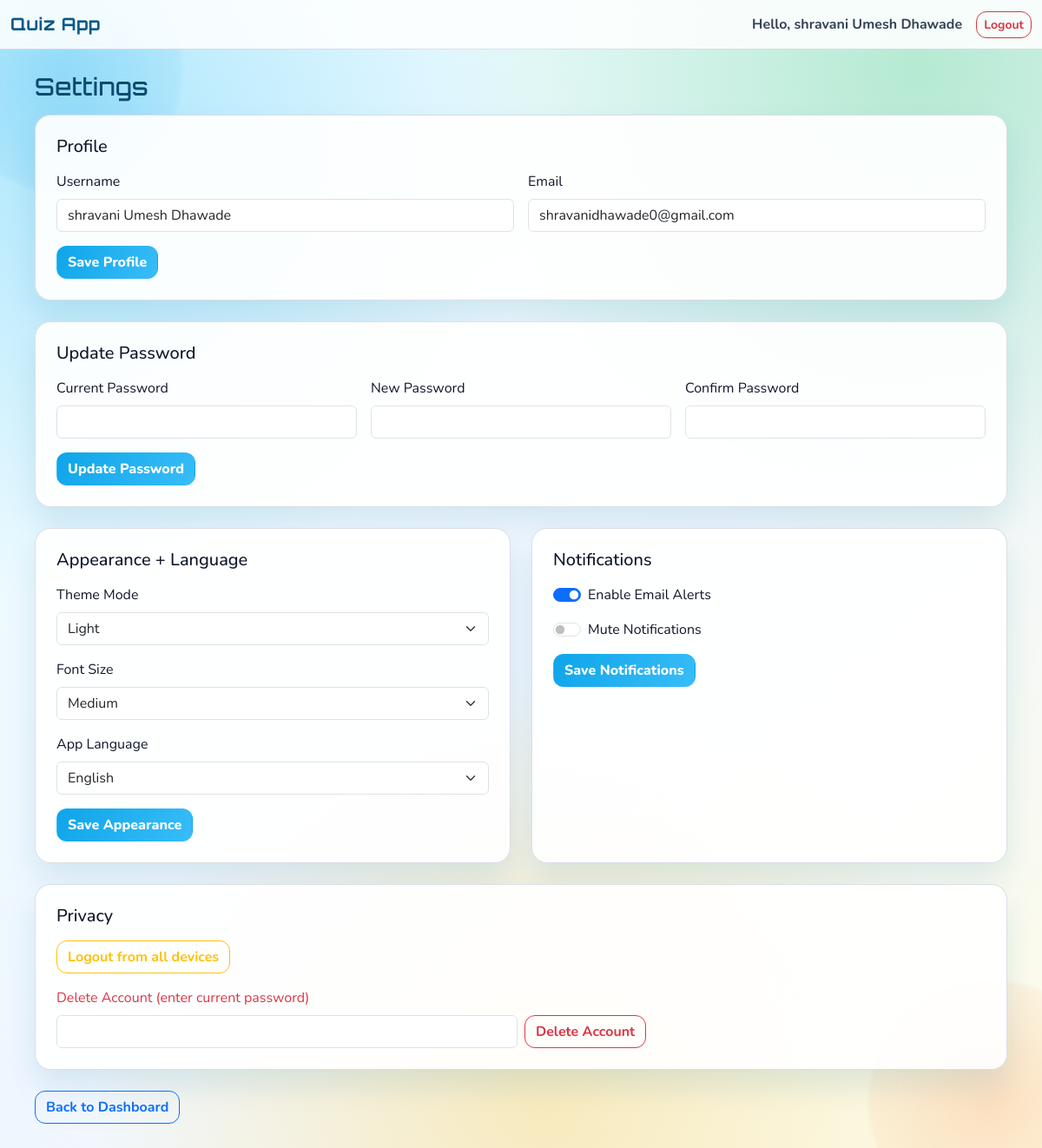
/settings (signed in), run on the app's committed database.
### tables this page shows
CREATE TABLE Users(
            user_id INTEGER PRIMARY KEY AUTOINCREMENT,
            username TEXT NOT NULL,
            email TEXT UNIQUE NOT NULL,
            password TEXT NOT NULL,
            role TEXT NOT NULL,
            profile_pic TEXT,
            avatar TEXT
        , department TEXT DEFAULT 'Computer', theme_mode TEXT DEFAULT 'light', font_scale TEXT DEFAULT 'medium', app_language TEXT DEFAULT 'en', email_alerts INTEGER DEFAULT 1, mute_notifications INTEGER DEFAULT 0, session_version INTEGER DEFAULT 0);

### app.py (the view)
@app.route('/settings')
@login_required
def settings():
    user_id = session['user_id']
    with get_db_connection() as conn:
        user = conn.execute(
            """
            SELECT username, email, role,
                   COALESCE(theme_mode, 'light') AS theme_mode,
                   COALESCE(font_scale, 'medium') AS font_scale,
                   COALESCE(app_language, 'en') AS app_language,
                   COALESCE(email_alerts, 1) AS email_alerts,
                   COALESCE(mute_notifications, 0) AS mute_notifications
            FROM Users
            WHERE user_id=?
            """,
            (user_id,)
        ).fetchone()
    if not user:
        session.clear()
        flash("Account not found. Please login again.")
        return redirect(url_for('login'))
    return render_template('shared/settings.html', user=user)

### app.py (called while the page is built)
def get_db_connection():
    return DBConnection(DATABASE)

def login_required(f):
    @wraps(f)
    def decorated_function(*args, **kwargs):
        if 'user_id' not in session:
            flash("Please login first")
            return redirect(url_for('login'))
        return f(*args, **kwargs)
    return decorated_function

    def __enter__(self):
        return self.conn

    def __exit__(self, exc_type, exc_val, exc_tb):
        if exc_type is None:
            self.conn.commit()
        else:
            self.conn.rollback()
        self.conn.close()

### templates/shared/settings.html (shortened to what this page needs)
<!DOCTYPE html>
<html lang="en">
<head>
    <link href="https://cdn.jsdelivr.net/npm/bootstrap@5.3.2/dist/css/bootstrap.min.css" rel="stylesheet">
    <link href="{{ url_for('static', filename='css/ui-system.css') }}" rel="stylesheet">
</head>
<body class="app-bg theme-{{ session.get('theme_mode', 'light') }} font-{{ session.get('font_scale', 'medium') }}">
    {% set lang = session.get('app_language', 'en') %}
    <nav class="navbar navbar-expand-lg topbar">
        <div class="container-fluid">
            <span class="navbar-brand">Quiz App</span>
            <div class="d-flex align-items-center gap-2">
                <span class="hello me-2">{{ 'Hello' if lang == 'en' else 'नमस्कार' }}, {{ session['username'] }}</span>
                <a href="/logout" class="btn btn-outline-danger btn-sm">{{ 'Logout' if lang == 'en' else 'लॉगआउट' }}</a>
            </div>
        </div>
    </nav>
    <div class="page-wrap">
        <h1 class="page-title">{{ 'Settings' if lang == 'en' else 'सेटिंग्ज' }}</h1>
        <div class="row g-4">
            <div class="col-12">
                <div class="glass-card p-4">
                    <h2 class="h5 mb-3">{{ 'Profile' if lang == 'en' else 'प्रोफाइल' }}</h2>
                    <form method="POST" action="{{ url_for('update_profile') }}" class="row g-3">
                        <div class="col-md-6">
                            <label class="form-label">{{ 'Username' if lang == 'en' else 'यूजरनेम' }}</label>
                            <input type="text" name="username" class="form-control" value="{{ user['username'] }}" required>
                        </div>
                        <div class="col-md-6">
                            <label class="form-label">{{ 'Email' if lang == 'en' else 'ईमेल' }}</label>
                            <input type="email" name="email" class="form-control" value="{{ user['email'] }}" required>
                        </div>
                        <div class="col-12">
                            <button type="submit" class="btn btn-brand">{{ 'Save Profile' if lang == 'en' else 'प्रोफाइल सेव्ह करा' }}</button>
                        </div>
                    </form>
                </div>
            </div>
            <div class="col-12">
                <div class="glass-card p-4">
                    <h2 class="h5 mb-3">{{ 'Update Password' if lang == 'en' else 'पासवर्ड अपडेट करा' }}</h2>
                    <form method="POST" action="{{ url_for('update_password') }}" class="row g-3">
                        <div class="col-md-4">
                            <label class="form-label">{{ 'Current Password' if lang == 'en' else 'सध्याचा पासवर्ड' }}</label>
                            <input type="password" name="current_password" class="form-control" required>
                        </div>
                        <div class="col-md-4">
                            <label class="form-label">{{ 'New Password' if lang == 'en' else 'नवीन पासवर्ड' }}</label>
                            <input type="password" name="new_password" class="form-control" required>
                        </div>
                        <div class="col-md-4">
                            <label class="form-label">{{ 'Confirm Password' if lang == 'en' else 'पासवर्ड खात्री' }}</label>
                            <input type="password" name="confirm_password" class="form-control" required>
                        </div>
                        <div class="col-12">
                            <button type="submit" class="btn btn-brand">{{ 'Update Password' if lang == 'en' else 'पासवर्ड अपडेट करा' }}</button>
                        </div>
                    </form>
                </div>
            </div>
            <div class="col-12 col-lg-6">
                <div class="glass-card p-4 h-100">
                    <h2 class="h5 mb-3">{{ 'Appearance + Language' if lang == 'en' else 'दिसणे + भाषा' }}</h2>
                    <form method="POST" action="{{ url_for('update_appearance') }}" class="row g-3">
                        <div class="col-12">
                            <label class="form-label">{{ 'Theme Mode' if lang == 'en' else 'थीम मोड' }}</label>
                            <select name="theme_mode" class="form-select">
                                <option value="light" {% if user['theme_mode'] == 'light' %}selected{% endif %}>{{ 'Light' if lang == 'en' else 'लाईट' }}</option>
                            </select>
                        </div>
                        <div class="col-12">
                            <label class="form-label">Font Size</label>
                            <select name="font_scale" class="form-select">
                                <option value="medium" {% if user['font_scale'] == 'medium' %}selected{% endif %}>{{ 'Medium' if lang == 'en' else 'मध्यम' }}</option>
                            </select>
                        </div>
                        <div class="col-12">
                            <label class="form-label">{{ 'App Language' if lang == 'en' else 'अ‍ॅप भाषा' }}</label>
                            <select name="app_language" class="form-select">
                                <option value="en" {% if user['app_language'] == 'en' %}selected{% endif %}>English</option>
                            </select>
                        </div>
                        <div class="col-12">
                            <button type="submit" class="btn btn-brand">{{ 'Save Appearance' if lang == 'en' else 'सेव्ह करा' }}</button>
                        </div>
                    </form>
                </div>
            </div>
            <div class="col-12 col-lg-6">
                <div class="glass-card p-4 h-100">
                    <h2 class="h5 mb-3">{{ 'Notifications' if lang == 'en' else 'सूचना' }}</h2>
                    <form method="POST" action="{{ url_for('update_notifications') }}">
                        <div class="form-check form-switch mb-3">
                            <input class="form-check-input" type="checkbox" name="email_alerts" id="email_alerts" {% if user['email_alerts'] == 1 %}checked{% endif %}>
                            <label class="form-check-label" for="email_alerts">{{ 'Enable Email Alerts' if lang == 'en' else 'ईमेल अलर्ट सुरू करा' }}</label>
                        </div>
                        <div class="form-check form-switch mb-3">
                            <input class="form-check-input" type="checkbox" name="mute_notifications" id="mute_notifications" {% if user['mute_notifications'] == 1 %}checked{% endif %}>
                            <label class="form-check-label" for="mute_notifications">{{ 'Mute Notifications' if lang == 'en' else 'सूचना म्यूट करा' }}</label>
                        </div>
                        <button type="submit" class="btn btn-brand">{{ 'Save Notifications' if lang == 'en' else 'सूचना सेव्ह करा' }}</button>
                    </form>
                </div>
            </div>
            <div class="col-12">
                <div class="glass-card p-4">
                    <h2 class="h5 mb-3">{{ 'Privacy' if lang == 'en' else 'गोपनीयता' }}</h2>
                    <div class="d-flex flex-wrap gap-2 mb-3">
                        <form method="POST" action="{{ url_for('logout_all_devices') }}">
                            <button type="submit" class="btn btn-outline-warning">{{ 'Logout from all devices' if lang == 'en' else 'सर्व डिव्हाइसवरून लॉगआउट' }}</button>
                        </form>
                    </div>
                    <form method="POST" action="{{ url_for('delete_account') }}" class="row g-2 align-items-end" onsubmit="return confirm('Delete account permanently?');">
                        <div class="col-md-6">
                            <label class="form-label text-danger">{{ 'Delete Account (enter current password)' if lang == 'en' else 'अकाउंट डिलीट (सध्याचा पासवर्ड टाका)' }}</label>
                            <input type="password" name="current_password" class="form-control" required>
                        </div>
                        <div class="col-md-6">
                            <button type="submit" class="btn btn-outline-danger">{{ 'Delete Account' if lang == 'en' else 'अकाउंट डिलीट करा' }}</button>
                        </div>
                    </form>
                </div>
            </div>
            <div class="col-12">
                <div class="d-flex gap-2">
                    {% if session.get('role') == 'Teacher' %}
                    <a href="/teacher_dashboard" class="btn btn-outline-primary">{{ 'Back to Dashboard' if lang == 'en' else 'डॅशबोर्डवर जा' }}</a>
                    {% else %}
                    <a href="/student_dashboard" class="btn btn-outline-primary">{{ 'Back to Dashboard' if lang == 'en' else 'डॅशबोर्डवर जा' }}</a>
                    {% endif %}
                </div>
            </div>
        </div>
    </div>
</body>
</html>

### static/css/ui-system.css (style rules this page uses)
:root { --bg-a: #ecfeff; --bg-b: #eff6ff; --bg-c: #fefce8; --brand: #0ea5e9; --brand-dark: #0284c7; --success: #22c55e; --success-dark: #16a34a; --accent: #f97316; --text: #0f172a; --muted: #475569; --card: rgba(255, 255, 255, 0.92); --border: rgba(148, 163, 184, 0.35); }
body.app-bg.font-medium { font-size: 16px; }
* { box-sizing: border-box; }
body.app-bg { min-height: 100vh; background: radial-gradient(circle at 8% 12%, rgba(56, 189, 248, 0.35), transparent 33%), radial-gradient(circle at 88% 6%, rgba(34, 197, 94, 0.28), transparent 34%), radial-gradient(circle at 52% 96%, rgba(251, 191, 36, 0.26), transparent 36%), linear-gradient(140deg, var(--bg-a), var(--bg-b) 55%, var(--bg-c)); font-family: 'Nunito', sans-serif; color: var(--text); position: relative; overflow-x: hidden; }
body.app-bg::before, body.app-bg::after { content: ""; position: fixed; width: 280px; height: 280px; border-radius: 50%; filter: blur(2px); z-index: -1; animation: floatBlob 9s ease-in-out infinite; }
body.app-bg::before { top: -60px; left: -70px; background: radial-gradient(circle, rgba(14, 165, 233, 0.22), rgba(14, 165, 233, 0)); }
body.app-bg::after { bottom: -80px; right: -80px; background: radial-gradient(circle, rgba(249, 115, 22, 0.2), rgba(249, 115, 22, 0)); animation-delay: 1.3s; }
.topbar { background: rgba(255, 255, 255, 0.86); border-bottom: 1px solid var(--border); backdrop-filter: blur(10px); }
.topbar .navbar-brand { color: #075985; font-family: 'Orbitron', sans-serif; font-weight: 700; letter-spacing: 0.5px; }
.topbar .hello { color: #334155; font-weight: 700; }
.page-wrap { width: min(1120px, calc(100% - 28px)); margin: 26px auto 34px; }
.page-title { font-family: 'Orbitron', sans-serif; font-size: clamp(1.35rem, 2.3vw, 1.9rem); letter-spacing: 0.4px; margin-bottom: 16px; color: #0c4a6e; }
.glass-card { border: 1px solid var(--border); border-radius: 18px; box-shadow: 0 18px 34px rgba(14, 116, 144, 0.12); background: var(--card); color: var(--text); }
.btn-brand { background: linear-gradient(120deg, var(--brand), #38bdf8); border-color: transparent; color: #fff; font-weight: 800; border-radius: 12px; }
.btn-outline-primary, .btn-outline-secondary, .btn-outline-danger, .btn-outline-success, .btn-outline-warning { border-radius: 12px; font-weight: 700; }

### data on the page
Users: app_language "Hello", username "shravani Umesh Dhawade", app_language "Logout", app_language "Settings", app_language "Profile", app_language "Username", app_language "Email", email "shravanidhawade0@gmail.com", app_language "Save Profile", app_language "Update Password", app_language "Current Password", app_language "New Password", app_language "Confirm Password", app_language "Appearance + Language", app_language "Theme Mode", theme_mode "Light", font_scale "Medium", app_language "App Language", app_language "Save Appearance", app_language "Notifications", app_language "Enable Email Alerts", app_language "Mute Notifications", app_language "Save Notifications", app_language "Privacy", app_language "Logout from all devices", app_language "Delete Account (enter current password)", app_language "Delete Account", app_language "Back to Dashboard"
